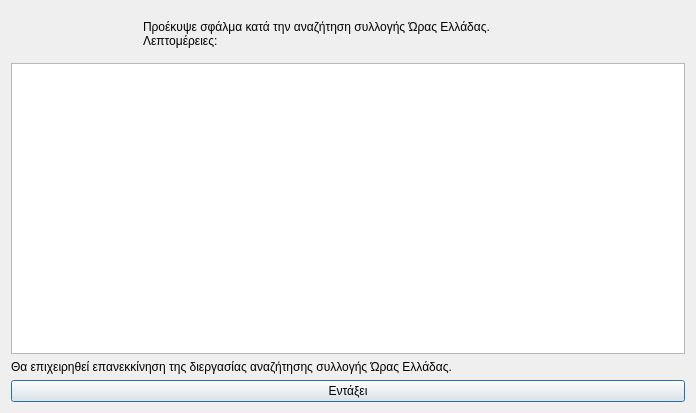
<?xml version="1.0" encoding="UTF-8"?>
<ui version="4.0">
 <class>Dialog</class>
 <widget class="QDialog" name="Dialog">
  <property name="geometry">
   <rect>
    <x>0</x>
    <y>0</y>
    <width>696</width>
    <height>413</height>
   </rect>
  </property>
  <property name="windowTitle">
   <string>Σφάλμα στην διεργασία αναζήτησης συλλογής Ώρας Ελλάδας</string>
  </property>
  <property name="windowIcon">
   <iconset resource="../../../../icons.qrc">
    <normaloff>:/rest-windows/assets/images/rest-windows/information.png</normaloff>:/rest-windows/assets/images/rest-windows/information.png</iconset>
  </property>
  <layout class="QGridLayout" name="gridLayout">
   <item row="0" column="0">
    <widget class="QFrame" name="frame">
     <property name="styleSheet">
      <string notr="true">QFrame{border:0px;}</string>
     </property>
     <property name="frameShape">
      <enum>QFrame::StyledPanel</enum>
     </property>
     <property name="frameShadow">
      <enum>QFrame::Raised</enum>
     </property>
     <layout class="QHBoxLayout" name="horizontalLayout">
      <item>
       <widget class="QLabel" name="image_label">
        <property name="maximumSize">
         <size>
          <width>117</width>
          <height>117</height>
         </size>
        </property>
        <property name="text">
         <string/>
        </property>
        <property name="pixmap">
         <pixmap resource="../../../../icons.qrc">:/rest-windows/assets/images/rest-windows/information.png</pixmap>
        </property>
        <property name="scaledContents">
         <bool>true</bool>
        </property>
       </widget>
      </item>
      <item>
       <widget class="QLabel" name="label">
        <property name="text">
         <string>Προέκυψε σφάλμα κατά την αναζήτηση συλλογής Ώρας Ελλάδας.
Λεπτομέρειες:</string>
        </property>
        <property name="alignment">
         <set>Qt::AlignJustify|Qt::AlignVCenter</set>
        </property>
       </widget>
      </item>
     </layout>
    </widget>
   </item>
   <item row="3" column="0">
    <widget class="QPushButton" name="ok">
     <property name="text">
      <string>Εντάξει</string>
     </property>
     <property name="icon">
      <iconset resource="../../../../icons.qrc">
       <normaloff>:/rest-windows/assets/images/rest-windows/ok.png</normaloff>:/rest-windows/assets/images/rest-windows/ok.png</iconset>
     </property>
    </widget>
   </item>
   <item row="1" column="0">
    <widget class="QPlainTextEdit" name="details"/>
   </item>
   <item row="2" column="0">
    <widget class="QLabel" name="label_2">
     <property name="text">
      <string>Θα επιχειρηθεί επανεκκίνηση της διεργασίας αναζήτησης συλλογής Ώρας Ελλάδας.</string>
     </property>
     <property name="alignment">
      <set>Qt::AlignJustify|Qt::AlignVCenter</set>
     </property>
    </widget>
   </item>
  </layout>
 </widget>
 <tabstops>
  <tabstop>details</tabstop>
  <tabstop>ok</tabstop>
 </tabstops>
 <resources>
  <include location="../../../../icons.qrc"/>
  <include location="../../../../icons.qrc"/>
  <include location="../../../../icons.qrc"/>
  <include location="../../../../icons.qrc"/>
  <include location="../../../../icons.qrc"/>
 </resources>
 <connections/>
</ui>
